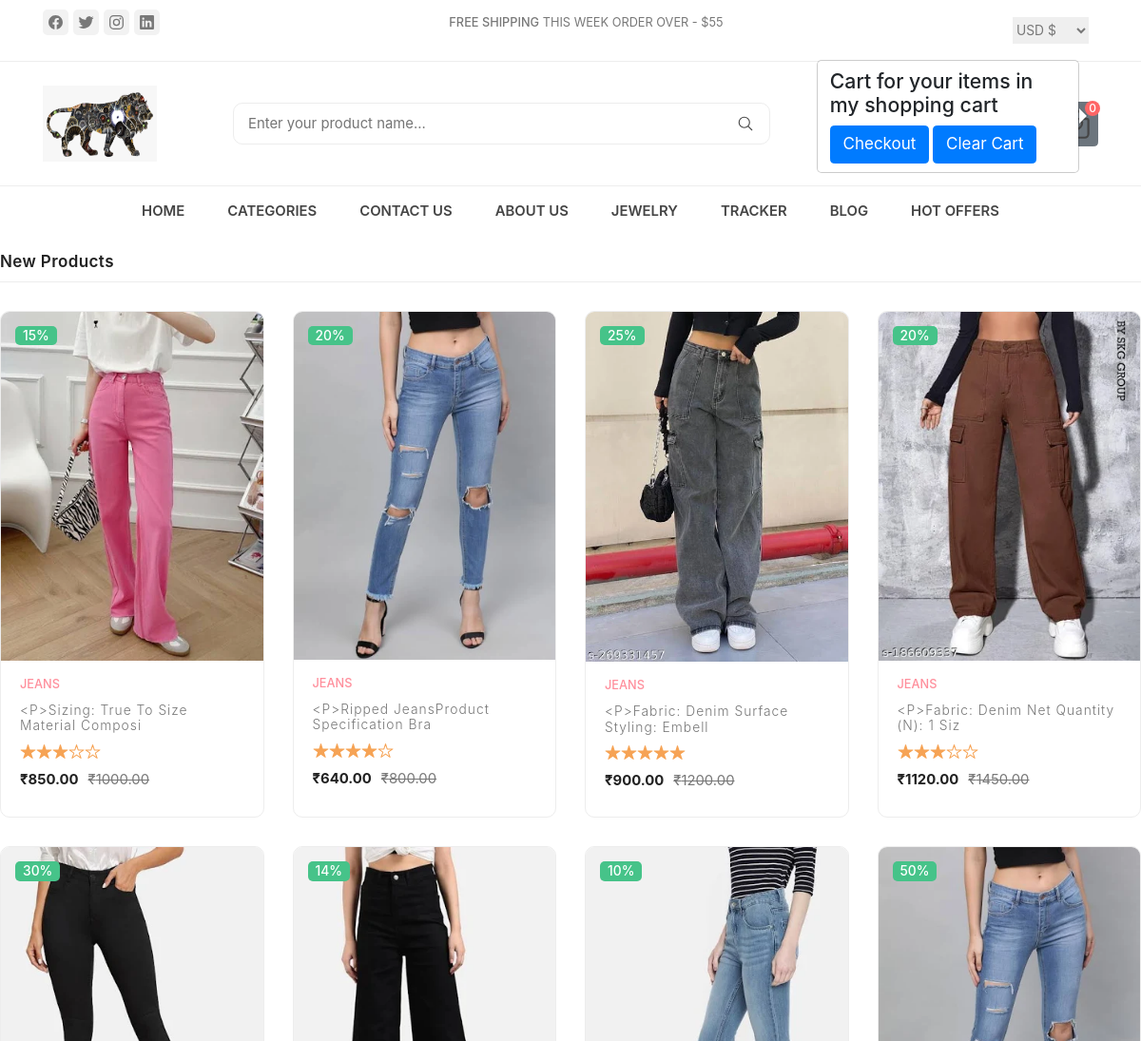
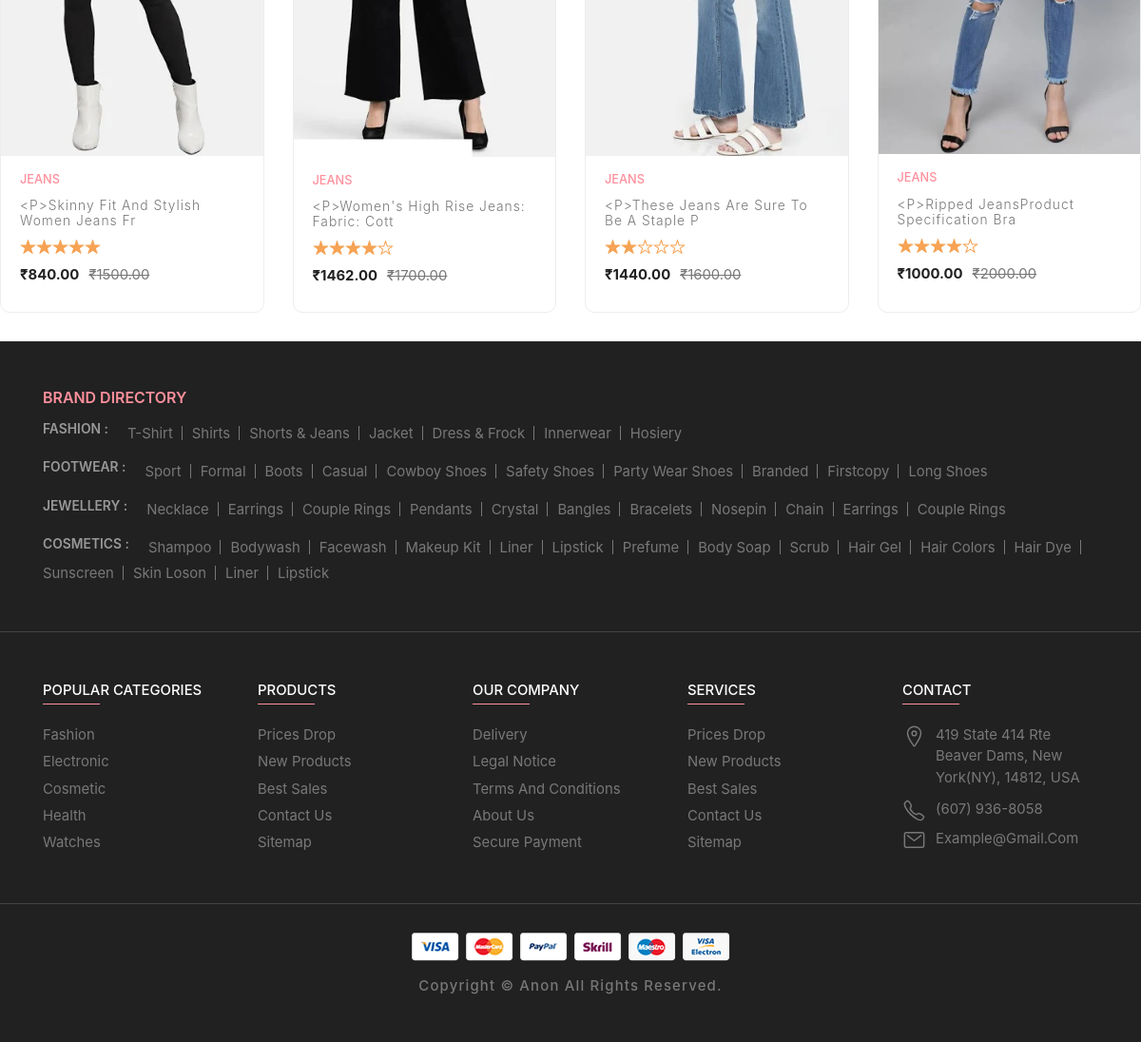
The page /wjeans/ on the database its author committed (2 pictures, top to bottom).
### productcart/models.py (models this page shows, shortened)
class Products(models.Model):
    product_name = models.CharField(max_length=100)
    product_desc = HTMLField()
    product_price = models.DecimalField(max_digits=10, decimal_places=2, default=None)
    product_image = models.ImageField(upload_to="products/", max_length=250, null=True, default=None)
    showcase_badge = models.CharField(max_length=10, null=True, blank=True)
    showcase_rating = models.PositiveIntegerField(null=True, blank=True)
    discounted_price = models.DecimalField(max_digits=10, decimal_places=2, null=True, blank=True)
    category = models.ForeignKey(Category, on_delete=models.CASCADE)
    subcategory = models.ForeignKey(Subcategory, on_delete=models.CASCADE, blank=True, null=True)

### mysite/views.py (the view)
# urls.py: path('wjeans/',views.render_wjeans),
def render_wjeans(request):
    try:
        mens_category = Category.objects.get(name="Womens")
        subcategory_name = "wjeans"
        subcategory = Subcategory.objects.get(name=subcategory_name)
        productdata = Products.objects.filter(category=mens_category, subcategory=subcategory)
        for product in productdata:
            if product.showcase_rating is not None:
                product.rating_difference = 5 - product.showcase_rating
            else:
                product.rating_difference = 5
        data = {
            'productdata': productdata
        }
        return render(request, "wjeans.html", data)
    except Category.DoesNotExist:
        return HttpResponse("Womens category does not exist")
    except Subcategory.DoesNotExist:
        return HttpResponse("Subcategory 'wjeans' does not exist")

### productcart/templatetags/custom_filters.py (called while the page is built)
@register.filter
def get_range(value):
    return range(1, value + 1)

### templates/wjeans.html (shortened to what this page needs)
{% extends 'base.html' %}
{% load custom_filters %}
{% block content %}
<div class="product-main">
    <h2 class="title">New Products</h2>
    <div class="product-grid">
        {% for product in productdata %}
        <div class="showcase">
            <div class="showcase-banner">
                <img src="/media/{{ product.product_image|safe }}" alt="{{ product.product_name }}" width="300" class="product-img default">
                <p class="showcase-badge">{{ product.showcase_badge }}</p>
            </div>
            <div class="showcase-content">
                <a href="#" class="showcase-category" id="namepr{{product.id}}">{{ product.product_name|safe }}</a>
                <a href="#">
                    <h3 class="showcase-title">{{ product.product_desc|slice:":40" }}</h3>
                </a>
                <div class="showcase-rating">
                    {% for _ in product.showcase_rating|default:0|get_range %}
                        <ion-icon name="star"></ion-icon>
                    {% endfor %}
                    {% for _ in product.rating_difference|default:0|get_range %}
                        <ion-icon name="star-outline"></ion-icon>
                    {% endfor %}
                </div>
                <div class="price-box">
                  <p class="price">&#x20B9;{{ product.discounted_price|safe }}</p>
                  <del>&#x20B9;{{product.product_price}}</del>
              </div>
            </div>
        </div>
        {% endfor %}
    </div>
</div>
{% endblock %}

### static/css/style-prefix.css (style rules this page uses)
:root { --spanish-gray: hsl(0, 0%, 60%); --sonic-silver: hsl(0, 0%, 47%); --eerie-black: hsl(0, 0%, 13%); --salmon-pink: hsl(353, 100%, 78%); --sandy-brown: hsl(29, 90%, 65%); --bittersweet: hsl(0, 100%, 70%); --ocean-green: hsl(152, 51%, 52%); --davys-gray: hsl(0, 0%, 33%); --cultured: hsl(0, 0%, 93%); --white: hsl(0, 100%, 100%); --onyx: hsl(0, 0%, 27%); --fs-1: 1.563rem; --fs-2: 1.375rem; --fs-3: 1.25rem; --fs-4: 1.125rem; --fs-5: 1rem; --fs-6: 0.938rem; --fs-7: 0.875rem; --fs-8: 0.813rem; --fs-9: 0.75rem; --fs-10: 0.688rem; --fs-11: 0.625rem; --weight-300: 300; --weight-400: 400; --weight-500: 500; --weight-600: 600; --weight-700: 700; --border-radius-md: 10px; --border-radius-sm: 5px; --transition-timing: 0.2s ease; }
*, *::before, *::after { margin: 0; padding: 0; -webkit-box-sizing: border-box; box-sizing: border-box; }
html { font-family: "Poppins", sans-serif; -ms-scroll-chaining: none; overscroll-behavior: contain; }
body { background: var(--white); }
.title { color: var(--eerie-black); font-size: var(--fs-5); font-weight: var(--weight-600); letter-spacing: 0.4px; text-transform: capitalize; padding-bottom: 10px; border-bottom: 1px solid var(--cultured); margin-bottom: 30px; }
.product-main { margin-bottom: 30px; }
.product-grid { display: -ms-grid; display: grid; -ms-grid-columns: 1fr; grid-template-columns: 1fr; gap: 25px; }
.product-grid .showcase { border: 1px solid var(--cultured); -webkit-border-radius: var(--border-radius-md); border-radius: var(--border-radius-md); overflow: hidden; -webkit-transition: var(--transition-timing); -o-transition: var(--transition-timing); transition: var(--transition-timing); }
.product-grid .showcase-banner { position: relative; }
.product-grid .product-img { width: 100%; height: 100%; -o-object-fit: cover; object-fit: cover; -webkit-transition: var(--transition-timing); -o-transition: var(--transition-timing); transition: var(--transition-timing); }
.product-grid .product-img.default { position: relative; z-index: 1; }
.product-grid .showcase-badge { position: absolute; top: 15px; left: 15px; background: var(--ocean-green); font-size: var(--fs-8); font-weight: var(--weight-500); color: var(--white); padding: 0 8px; -webkit-border-radius: var(--border-radius-sm); border-radius: var(--border-radius-sm); z-index: 3; }
.product-grid .showcase-content { padding: 15px 20px 0; }
.product-grid .showcase-category { color: var(--salmon-pink); font-size: var(--fs-9); font-weight: var(--weight-500); text-transform: uppercase; margin-bottom: 10px; }
.product-grid .showcase-title { color: var(--sonic-silver); font-size: var(--fs-8); font-weight: var(--weight-300); text-transform: capitalize; letter-spacing: 1px; margin-bottom: 10px; -webkit-transition: var(--transition-timing); -o-transition: var(--transition-timing); transition: var(--transition-timing); }
.product-grid .showcase-rating { display: -webkit-box; display: -webkit-flex; display: -ms-flexbox; display: flex; color: var(--sandy-brown); margin-bottom: 10px; }
.product-grid .price-box { display: -webkit-box; display: -webkit-flex; display: -ms-flexbox; display: flex; gap: 10px; font-size: var(--fs-7); color: var(--eerie-black); margin-bottom: 10px; }
.product-grid .price { font-weight: var(--weight-700); }
.product-grid del { color: var(--sonic-silver); }
@media (min-width: 480px) { :root { --fs-1: 1.875rem; } }
@media (min-width: 480px) { .product-grid { -ms-grid-columns: 1fr 30px 1fr; grid-template-columns: 1fr 1fr; gap: 30px; } }
@media (min-width: 768px) { :root { --fs-1: 2.375rem; } }
@media (min-width: 768px) { html { font-size: 17px; } }
@media (min-width: 1024px) { :root { --fs-1: 2.625rem; --fs-2: 1.125rem; } }
@media (min-width: 1024px) { .product-grid { -ms-grid-columns: (1fr)[3]; grid-template-columns: repeat(3, 1fr); } }
@media (min-width: 1200px) { .product-grid { -ms-grid-columns: (1fr)[4]; grid-template-columns: repeat(4, 1fr); } }

### rows shown on the page
Products: product_image (picture), showcase_badge "15%", product_name "JEANS", product_desc "<p>Sizing: True To Size Material Composi", discounted_price "850.00", product_price "1000.00"
Products: product_image (picture), showcase_badge "20%", product_name "JEANS", product_desc "<p>Ripped JeansProduct Specification Bra", discounted_price "640.00", product_price "800.00"
Products: product_image (picture), showcase_badge "25%", product_name "JEANS", product_desc "<p>Fabric: Denim Surface Styling: Embell", discounted_price "900.00", product_price "1200.00"
Products: product_image (picture), showcase_badge "20%", product_name "JEANS", product_desc "<p>Fabric: Denim Net Quantity (N): 1 Siz", discounted_price "1120.00", product_price "1450.00"
Products: product_image (picture), showcase_badge "30%", product_name "JEANS", product_desc "<p>Skinny Fit And Stylish Women Jeans Fr", discounted_price "840.00", product_price "1500.00"
Products: product_image (picture), showcase_badge "14%", product_name "JEANS", product_desc "<p>Women's High Rise Jeans: Fabric: Cott", discounted_price "1462.00", product_price "1700.00"
Products: product_image (picture), showcase_badge "10%", product_name "JEANS", product_desc "<p>These Jeans Are Sure To Be A Staple P", discounted_price "1440.00", product_price "1600.00"
Products: product_image (picture), showcase_badge "50%", product_name "JEANS", product_desc "<p>Ripped JeansProduct Specification Bra", discounted_price "1000.00", product_price "2000.00"
